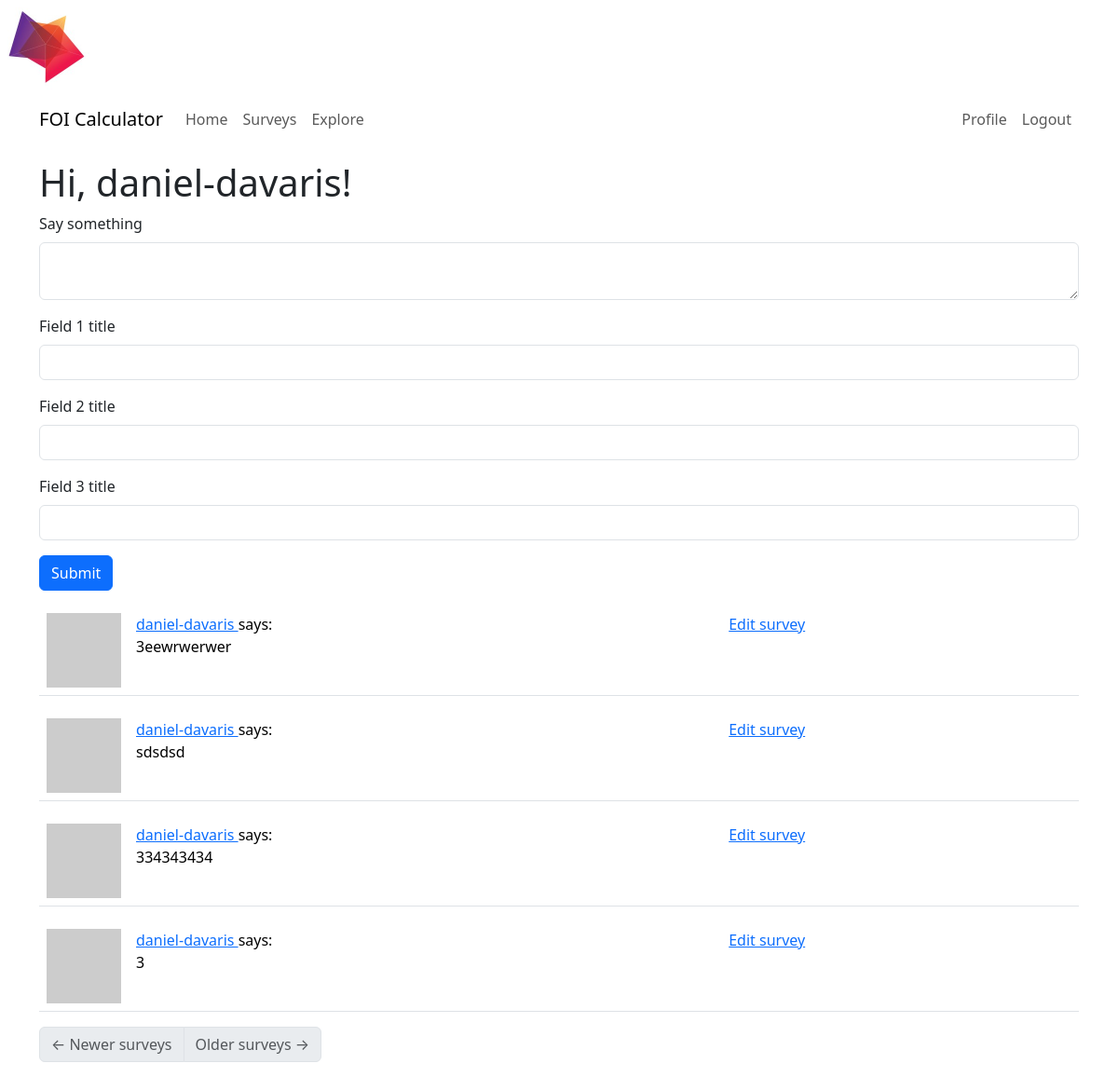
The page /index_survey (signed in) on the database its author committed.
### app/models.py (models this page shows, shortened)
class User(UserMixin, db.Model):
    id: so.Mapped[int] = so.mapped_column(primary_key=True)
    username: so.Mapped[str] = so.mapped_column(sa.String(64), index=True,
                                                unique=True)
    email: so.Mapped[str] = so.mapped_column(sa.String(120), index=True,
                                             unique=True)
    password_hash: so.Mapped[Optional[str]] = so.mapped_column(sa.String(256))
    about_me: so.Mapped[Optional[str]] = so.mapped_column(sa.String(140))
    last_seen: so.Mapped[Optional[datetime]] = so.mapped_column(
        default=lambda: datetime.now(timezone.utc))
    posts: so.WriteOnlyMapped['Post'] = so.relationship(
        back_populates='author')
    surveys: so.WriteOnlyMapped['Survey'] = so.relationship(
        back_populates='author')
    following: so.WriteOnlyMapped['User'] = so.relationship(
        secondary=followers, primaryjoin=(followers.c.follower_id == id),
        secondaryjoin=(followers.c.followed_id == id),
        back_populates='followers')
    followers: so.WriteOnlyMapped['User'] = so.relationship(
        secondary=followers, primaryjoin=(followers.c.followed_id == id),
        secondaryjoin=(followers.c.follower_id == id),
        back_populates='following')
    def avatar(self, size):
        digest = md5(self.email.lower().encode('utf-8')).hexdigest()
        return f'https://www.gravatar.com/avatar/{digest}?d=identicon&s={size}'
    def following_surveys(self):
        Author = so.aliased(User)
        return (
            sa.select(Survey)
            .join(Survey.author.of_type(Author))
            .where(sa.or_(
                Author.id == self.id,
            ))
            .group_by(Survey)
            .order_by(Survey.timestamp.desc())
        )

class Survey(db.Model):
    id: so.Mapped[int] = so.mapped_column(primary_key=True)
    timestamp: so.Mapped[datetime] = so.mapped_column(
        index=True, default=lambda: datetime.now(timezone.utc))
    user_id: so.Mapped[int] = so.mapped_column(sa.ForeignKey(User.id),
                                               index=True)
    author: so.Mapped[User] = so.relationship(back_populates='surveys')
    body: so.Mapped[str] = so.mapped_column(sa.String(140))
    field1: so.Mapped[float] = so.mapped_column(sa.Float)
    field2: so.Mapped[float] = so.mapped_column(sa.Float)
    field3: so.Mapped[float] = so.mapped_column(sa.Float)

### app/routes.py (the view, shortened to what this page needs)
@app.route('/', methods=['GET', 'POST'])
@app.route('/index_survey', methods=['GET', 'POST'])
@login_required
def index_survey():
    form = SurveyForm()
    page = request.args.get('page', 1, type=int)
    surveys = db.paginate(current_user.following_surveys(), page=page,
                        per_page=app.config['POSTS_PER_PAGE'], error_out=False)
    next_url = url_for('index_survey', page=surveys.next_num) \
        if surveys.has_next else None
    prev_url = url_for('index', page=surveys.prev_num) \
        if surveys.has_prev else None
    return render_template('index_survey.html', title='Home', form=form,
                           surveys=surveys.items, next_url=next_url,
                           prev_url=prev_url)

### app/forms.py
class SurveyForm(FlaskForm):
    survey = TextAreaField('Say something', validators=[DataRequired(), Length(min=1, max=140)])
    field1 = FloatField('Field 1 title', validators=[DataRequired()])
    field2 = FloatField('Field 2 title', validators=[DataRequired()])
    field3 = FloatField('Field 3 title', validators=[DataRequired()])
    submit = SubmitField('Submit')

### app/models.py (called while the page is built)
@login.user_loader
def load_user(id):
    return db.session.get(User, int(id))

### app/routes.py (called while the page is built)
@app.before_request
def before_request():
    if current_user.is_authenticated:
        current_user.last_seen = datetime.now(timezone.utc)
        db.session.commit()

### app/templates/index_survey.html
{% extends "base.html" %}
{% import "bootstrap_wtf.html" as wtf %}
{% block content %}
    <h1>Hi, {{ current_user.username }}!</h1>
    {% if form %}
    {{ wtf.quick_form(form) }}
    {% endif %}
    {% for survey in surveys %}
        {% include '_survey.html' %}
    {% endfor %}
    <nav aria-label="Post navigation">
        <ul class="pagination">
            <li class="page-item{% if not prev_url %} disabled{% endif %}">
                <a class="page-link" href="{{ prev_url }}">
                    <span aria-hidden="true">&larr;</span> Newer surveys
                </a>
            </li>
            <li class="page-item{% if not next_url %} disabled{% endif %}">
                <a class="page-link" href="{{ next_url }}">
                    Older surveys <span aria-hidden="true">&rarr;</span>
                </a>
            </li>
        </ul>
    </nav>
{% endblock %}

### app/templates/base.html (shortened to what this page needs)
<!doctype html>
<html lang="en">
  <head>
    <link
        href="https://cdn.jsdelivr.net/npm/bootstrap@5.3.2/dist/css/bootstrap.min.css"
        rel="stylesheet"
>
  </head>
  <body>
    <img style="width:100px"src="{{ url_for('static', filename='images/logo-2.jpeg') }}" class="image" />
    <nav style="background-color:rgb(255, 255, 255) !important" class="navbar navbar-expand-lg bg-body-tertiary">
      <div class="container">
        <a class="navbar-brand" href="{{ url_for('index') }}">FOI Calculator</a>
        <div class="collapse navbar-collapse" id="navbarSupportedContent">
          <ul class="navbar-nav me-auto mb-2 mb-lg-0">
            {% if not current_user.is_anonymous %}
            <li class="nav-item">
              <a class="nav-link" aria-current="page" href="{{ url_for('index') }}">Home</a>
            </li>
            <li class="nav-item">
              <a class="nav-link" aria-current="page" href="{{ url_for('index_survey') }}">Surveys</a>
            </li>
            <li class="nav-item">
              <a class="nav-link" aria-current="page" href="{{ url_for('explore') }}">Explore</a>
            </li>
            {% endif %}
          </ul>
          <ul class="navbar-nav mb-2 mb-lg-0">
            {% if current_user.is_anonymous %}
            <li class="nav-item">
              <a class="nav-link" aria-current="page" href="{{ url_for('login') }}">Login</a>
            </li>
            {% else %}
            <li class="nav-item">
              <a class="nav-link" aria-current="page" href="{{ url_for('user', username=current_user.username) }}">Profile</a>
            </li>
            <li class="nav-item">
              <a class="nav-link" aria-current="page" href="{{ url_for('logout') }}">Logout</a>
            </li>
            {% endif %}
          </ul>
        </div>
      </div>
    </nav>
    <div class="container mt-3">
      {% block content %}{% endblock %}
    </div>
  </body>
</html>

### app/templates/bootstrap_wtf.html (shortened to what this page needs)
{% macro form_field(field, autofocus) %}
  {%- if field.type == 'BooleanField' %}
  <div class="form-check mb-3">
    {{ field(class='form-check-input') }}
    {{ field.label(class='form-check-label') }}
  </div>
  {%- elif field.type == 'SelectField' %}
    {{ field.label(class='form-label') }}
    {{ field(class='form-select mb-3') }}
  {%- elif field.type == 'TextAreaField' %}
  <div class="mb-3">
    {{ field.label(class='form-label') }}
    {% if autofocus %}
      {{ field(class='form-control' + (' is-invalid' if field.errors else ''), autofocus=True) }}
    {% else %}
      {{ field(class='form-control' + (' is-invalid' if field.errors else '')) }}
    {% endif %}
  </div>
  {%- elif field.type == 'SubmitField' %}
  {{ field(class='btn btn-primary mb-3') }}
  {%- else %}
  <div class="mb-3">
    {{ field.label(class='form-label') }}
    {% if autofocus %}
      {{ field(class='form-control' + (' is-invalid' if field.errors else ''), autofocus=True) }}
    {% else %}
      {{ field(class='form-control' + (' is-invalid' if field.errors else '')) }}
    {% endif %}
  </div>
  {%- endif %}
{% endmacro %}
{% macro quick_form(form, action="", method="post", id="", novalidate=False) %}
<form
  {%- if action != None %} action="{{ action }}"{% endif -%}
  {%- if method %} method="{{ method }}"{% endif %}
  {%- if novalidate %} novalidate{% endif -%}>
  {% set ns = namespace(first_field=true) %}
  {%- for field in form %}
    {% if field.widget.input_type != 'hidden' -%}
      {{ form_field(field, ns.first_field) }}
      {% set ns.first_field = false %}
    {%- endif %}
  {%- endfor %}
</form>
{% endmacro %}

### app/templates/_survey.html (shortened to what this page needs)
    <table class="table table-hover">
        <tr>
            <td width="70px">
                <a href="{{ url_for('user', username=survey.author.username) }}">
                    <img src="{{ survey.author.avatar(70) }}" />
                </a>
            </td>
            <td>
                <a href="{{ url_for('user', username=survey.author.username) }}">
                    {{ survey.author.username }}
                </a>
                    says:
                <br>
                {{ survey.body }}
            </td>
            <td>
                <a href="{{ url_for('edit_survey', id=survey.id) }}">Edit survey</a>
            </td>
        </tr>
    </table>

### rows shown on the page
User: username "daniel-davaris"
Survey: author.username "daniel-davaris", body "3eewrwerwer"
Survey: author.username "daniel-davaris", body "sdsdsd"
Survey: author.username "daniel-davaris", body "334343434"
Survey: author.username "daniel-davaris", body "3"

### other values the page prints
{{ field.label(class='form-label') }} "Say something"
{{ field.label(class='form-label') }} "Field 1 title" "Field 2 title" "Field 3 title"
